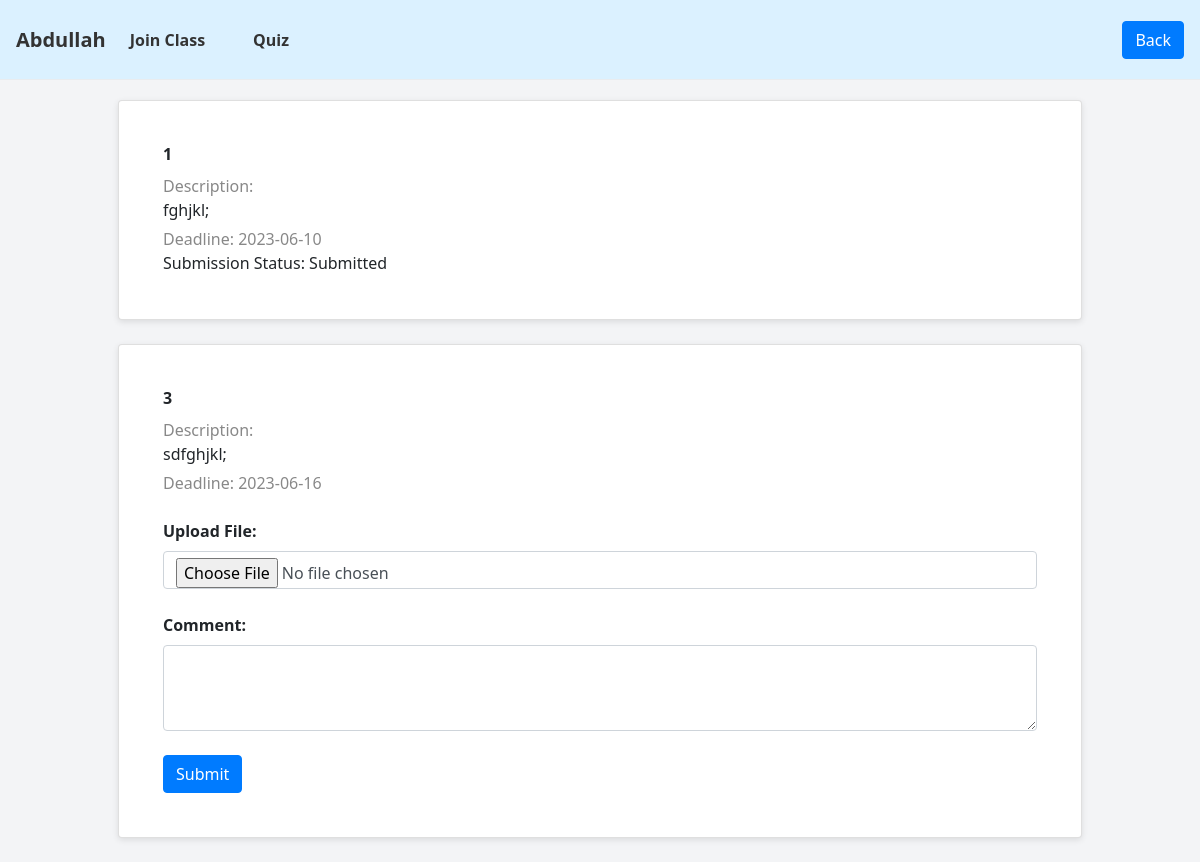
/student/assessment.php?course_id=1 (signed in), run on the app's committed database.
### tables this page shows
CREATE TABLE `assesment` (
  `assesment_title` varchar(255) NOT NULL,
  `assesment_type` varchar(255) NOT NULL,
  `assesment_description` longtext NOT NULL,
  `due_date` date NOT NULL,
  `attachment_files` longblob NOT NULL,
  `course_id` int(255) NOT NULL,
  `assesment_id` int(255) NOT NULL
);

### student/assessment.php (the view, shortened to what this page needs)
<?php
include('../dbcon.php');
?>
<!DOCTYPE html>
<html>
<head>
<link href="https://cdnjs.cloudflare.com/ajax/libs/font-awesome/5.10.0/css/all.min.css" rel="stylesheet">
<link href="lib/owlcarousel/assets/owl.carousel.min.css" rel="stylesheet">
<link rel="stylesheet" href="https://stackpath.bootstrapcdn.com/bootstrap/4.5.0/css/bootstrap.min.css">
<link rel="stylesheet" href="../css/assessment_style.css">
<link href="https://cdn.jsdelivr.net/npm/tailwindcss@2.2.17/dist/tailwind.min.css" rel="stylesheet">
</head>
<body class="bg-gray-100">
<nav class="navbar navbar-expand-lg text font-semibold ">
    <a class="navbar-brand" href="#"><?php echo ucwords($_SESSION["user_name"]);?></a>
    <div class="collapse navbar-collapse" id="navbarNav">
      <ul class="navbar-nav">
        <li class="nav-item">
          <a class="nav-link"  href="#">Join Class</a>
        </li>
        <li class="nav-item mx-8">
        <a class="nav-link" target="_blank" href="./quiz.php?php echo $_POST['course_id']; ?>">Quiz</a>
      </li>
      </ul>
    </div>
    <a class="btn btn-primary" href="./enrolled_courses.php">Back</a>
</nav>
<div class="container mx-auto">
  <div class="container-fluid assessment">
    <?php
    $course_id = isset($_GET['course_id']) ? $_GET['course_id'] : '';
    $assessmentQuery = "SELECT * FROM assesment WHERE course_id = '$course_id'";
    $assessmentResult = mysqli_query($con, $assessmentQuery);
    if (mysqli_num_rows($assessmentResult) > 0) {
      while ($assessmentRow = mysqli_fetch_assoc($assessmentResult)) {
        $assesment_id = $assessmentRow['assesment_id'];
        $assesment_title = $assessmentRow['assesment_title'];
        $assesment_description = $assessmentRow['assesment_description'];
        $due_date = $assessmentRow['due_date'];
        echo '<div class="assessment-card card p-4 mb-4">';
        echo '<div class="card-body">';
        echo "<h4 class='card-title'>" . $assesment_title . "</h4>";
        echo "<p class='card-subtitle'>Description: " . $assesment_description . "</p>";
        echo "<p class='card-subtitle'>Deadline: " . $due_date . "</p>";
        $submissionQuery = "SELECT * FROM submissions WHERE user_id = '" . $_SESSION['id'] . "' AND assesment_id = '" . $assesment_id . "'";
        $submissionResult = mysqli_query($con, $submissionQuery);
        if (mysqli_num_rows($submissionResult) > 0) {
          echo "<p>Submission Status: Submitted</p>";
        } else {
          echo '<div class="submission-form mt-4">';
          echo '<form action="submit_assessment.php" method="POST" enctype="multipart/form-data">';
          echo '<div class="form-group mb-4">';
          echo '<label for="file">Upload File:</label>';
          echo '<input type="file" class="form-control" id="file" name="file">';
          echo '</div>';
          echo '<div class="form-group mb-4">';
          echo '<label for="comment">Comment:</label>';
          echo '<textarea class="form-control" id="comment" name="comment" rows="3"></textarea>';
          echo '</div>';
          echo '<button type="submit" class="btn btn-primary" onclick="showAlert()">Submit</button>';
          echo '</form>';
          echo '</div>';
        }
        echo '</div>';
        echo '</div>';
      }
    } else {
      echo '<p class="no-assessment">No assessments available for this course.</p>';
    }
    ?>
  </div>
</div>
</body>
</html>

### css/assessment_style.css (style rules this page uses)
body { background-color: #f8f9fa; font-family: Arial, sans-serif; margin: 0; padding: 0; }
.navbar { background-color: #dbf1ff; border-bottom: 1px solid #e9ecef; height: 80px; transition: height 0.3s; }
.navbar-brand { font-weight: bold; color: #333; }
.navbar-nav .nav-link { color: #333; }
.btn-primary { background-color: #007bff; border-color: #007bff; }
.container-fluid { margin-top: 20px; }
.assessment-card { margin-bottom: 20px; box-shadow: 0 2px 6px rgba(0, 0, 0, 0.1); }
.card-title { font-weight: bold; margin-bottom: 10px; }
.card-subtitle { margin-top: 5px; color: #888; }
.submission-form { margin-top: 15px; }
.submission-form label { font-weight: bold; }

### data on the page
assesment: assesment_title "1", assesment_description "fghjkl;", due_date "2023-06-10", shows "Submission Status: Submitted"
assesment: assesment_title "3", assesment_description "sdfghjkl;", due_date "2023-06-16"

### other printed values
$_SESSION["user_name"] "Abdullah"
